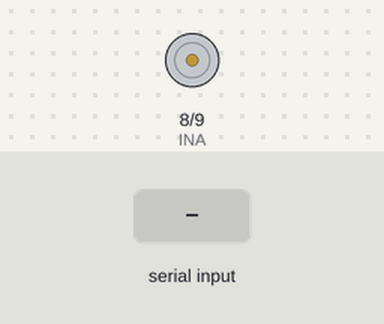
Bench run of a sketch on a simulated Arduino Uno, built with avr-gcc and run on an emulated ATmega328P. Shown: motor-driver pin pairs drawn as motors (green arrow = first pin HIGH = forward, orange = second pin HIGH = backward, longer = more drive). Inputs (shaded band) come from the test bench.

Above: at 1.2 s.
1.3 s: "1" received over Serial
At 2.2 s:
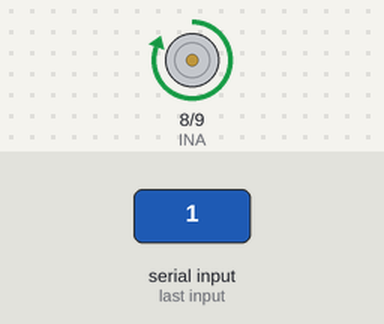
2.8 s: "2" received over Serial
At 3.3 s:
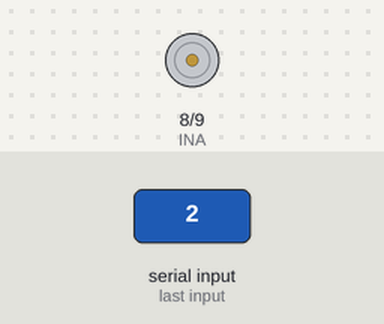
Timing chart, 0 to 5.8 s (numbered marks = the images above; inputs shaded):
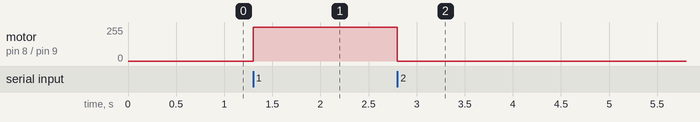

The sketch:

HomeFan_Arduino.ino
```cpp
#define INA 8
#define INB 9

void setup() {
  // put your setup code here, to run once:
  pinMode(INA, OUTPUT);
  pinMode(INB, OUTPUT);
  Serial.begin(9600);
}

void loop() {
  // put your main code here, to run repeatedly:
  if(Serial.available()){
    char a = Serial.read();
    if(a == '1'){
      digitalWrite(INA, HIGH);
      digitalWrite(INB, LOW);
    }
    if(a == '2'){
      digitalWrite(INA, LOW);
      digitalWrite(INB, LOW);
    }
  }
}
```

Measured:
- after the input at 1.3 s, motor on pin 8 (INA) / pin 9 (INB): stopped → forward 255/255 at once
- after the input at 2.8 s, motor on pin 8 (INA) / pin 9 (INB): forward 255/255 → stopped at once
